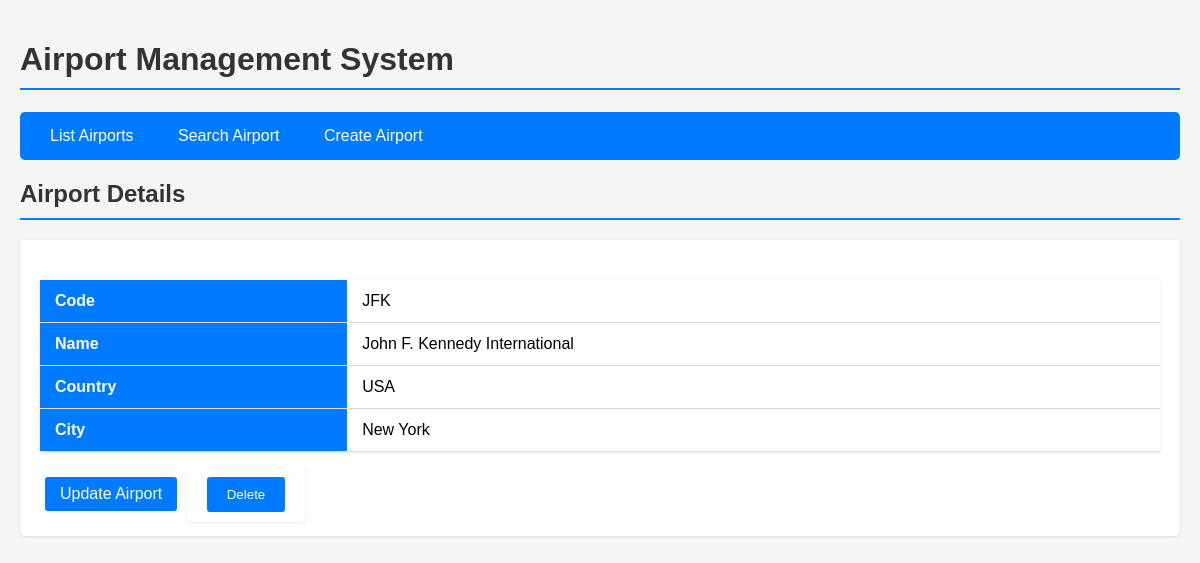
The app's page /airport?action=details&id=JFK with its own data.
### tables this page shows
CREATE TABLE airport (
        CODEV CHAR(3) PRIMARY KEY NOT NULL,
        NOM VARCHAR(50) NOT NULL,
        Pays VARCHAR(50) NOT NULL,
        VILLE VARCHAR(50) NOT NULL
    );

### routes/airport_routes.py (the view, shortened to what this page needs)
@airport_routes.route("/airport",methods=["GET", "POST"])
def airport():
    action = request.args.get("action", "list")
    airport_id = request.args.get("id", type=str)
    name = request.form.get("name", "")
    context = {}
    if action=="list":
        context["airports"]=Airport.get_all()
        context["view"]="list"
    elif action == "details" and airport_id:
        context["airport"]=Airport.get_airport_by_id(airport_id)
        context["view"]="details"
    elif action == "search":
        if request.method == "POST":
            context["airports"] =Airport.get_airport_by_name(name)
        context["view"]= "search"
    elif action == "city" and airport_id:
        context["city"]=Airport.get_city(airport_id)
        context["view"]="city"
    elif action== "delete" and airport_id and request.method == "POST":
        Airport.delete_airport(airport_id)
        return redirect(url_for('airport_routes.airport',action='list'))
    return render_template("airport.html",context=context)

### models/airport.py (called while the page is built)
    @staticmethod
    def get_db_connection():
        conn=sqlite3.connect("airplain.db")
        conn.row_factory=sqlite3.Row
        return conn

    @staticmethod
    def get_airport_by_id(codev):
        conn=Airport.get_db_connection()
        cursor=conn.cursor()
        cursor.execute("SELECT * FROM airport WHERE CODEV =?",(codev,))
        row=cursor.fetchone()
        conn.close()
        if row:
            return Airport(row["CODEV"],row["NOM"],row["Pays"],row["VILLE"])
        return None

### templates/airport.html (shortened to what this page needs)
<!DOCTYPE html>
<html lang="en">
<head>
</head>
<body>
    <h1>Airport Management System</h1>
    <nav>
        <a href="{{ url_for('airport_routes.airport', action='list') }}">List Airports</a>
        <a href="{{ url_for('airport_routes.airport', action='search') }}">Search Airport</a>
        <a href="{{ url_for('airport_routes.airport', action='create') }}">Create Airport</a>
    </nav>
    {% if context.view == "list" %}
        <h2>Airport List</h2>
        <table>
            <thead>
                <tr>
                    <th>Code</th>
                    <th>Name</th>
                    <th>Country</th>
                    <th>City</th>
                    <th>Action</th>
                </tr>
            </thead>
            <tbody>
                {% for airport in context.airports %}
                    <tr>
                        <td>{{ airport['CODEV'] }}</td>
                        <td>{{ airport['NOM'] }}</td>
                        <td>{{ airport['Pays'] }}</td>
                        <td>{{ airport['VILLE'] }}</td>
                        <td>
                            <a href="{{ url_for('airport_routes.airport', action='details', id=airport['CODEV']) }}">View Details</a>
                            <a href="{{ url_for('airport_routes.airport', action='update', id=airport['CODEV']) }}">Update</a>
                            <form method="POST" action="{{ url_for('airport_routes.airport', action='delete', id=airport['CODEV']) }}" style="display:inline;">
                                <button type="submit" onclick="return confirm('Are you sure you want to delete this airport?')">Delete</button>
                            </form>
                        </td>
                    </tr>
                {% endfor %}
            </tbody>
        </table>
    {% elif context.view == "details" %}
        <h2>Airport Details</h2>
        {% if context.airport %}
            <div class="details-card">
                <table>
                    <tr>
                        <th>Code</th>
                        <td>{{ context.airport.CODEV }}</td>
                    </tr>
                    <tr>
                        <th>Name</th>
                        <td>{{ context.airport.NOM }}</td>
                    </tr>
                    <tr>
                        <th>Country</th>
                        <td>{{ context.airport.Pays }}</td>
                    </tr>
                    <tr>
                        <th>City</th>
                        <td>{{ context.airport.VILLE }}</td>
                    </tr>
                </table>
                <div class="action-links">
                    <a href="{{ url_for('airport_routes.airport', action='update', id=context.airport['CODEV']) }}">Update Airport</a>
                    <form method="POST" action="{{ url_for('airport_routes.airport', action='delete', id=context.airport['CODEV']) }}" style="display:inline;">
                        <button type="submit" onclick="return confirm('Are you sure you want to delete this airport?')">Delete</button>
                    </form>
                </div>
            </div>
        {% else %}
            <p>Airport not found.</p>
        {% endif %}
    {% endif %}
</body>
</html>

### templates/airport.html (style rules this page uses)
body { font-family: Arial, sans-serif; max-width: 1200px; margin: 0 auto; padding: 20px; background-color: #f5f5f5; }
h1, h2 { color: #333; border-bottom: 2px solid #007bff; padding-bottom: 10px; }
nav { background-color: #007bff; padding: 15px; border-radius: 5px; margin: 20px 0; }
nav a { color: white; text-decoration: none; padding: 8px 15px; margin-right: 10px; border-radius: 3px; transition: background-color 0.3s; }
table { width: 100%; border-collapse: collapse; margin: 20px 0; background-color: white; box-shadow: 0 1px 3px rgba(0,0,0,0.1); }
th, td { padding: 12px 15px; text-align: left; border-bottom: 1px solid #ddd; }
th { background-color: #007bff; color: white; }
.details-card { background-color: white; padding: 20px; border-radius: 5px; box-shadow: 0 1px 3px rgba(0,0,0,0.1); }
.action-links a { display: inline-block; padding: 8px 15px; margin: 5px; background-color: #007bff; color: white; text-decoration: none; border-radius: 3px; transition: background-color 0.3s; }
form { background-color: white; padding: 20px; border-radius: 5px; box-shadow: 0 1px 3px rgba(0,0,0,0.1); }
button { background-color: #007bff; color: white; border: none; padding: 10px 20px; border-radius: 3px; cursor: pointer; transition: background-color 0.3s; }

### records on screen
airport: airport.CODEV "JFK", airport.NOM "John F. Kennedy International", airport.Pays "USA", airport.VILLE "New York"
